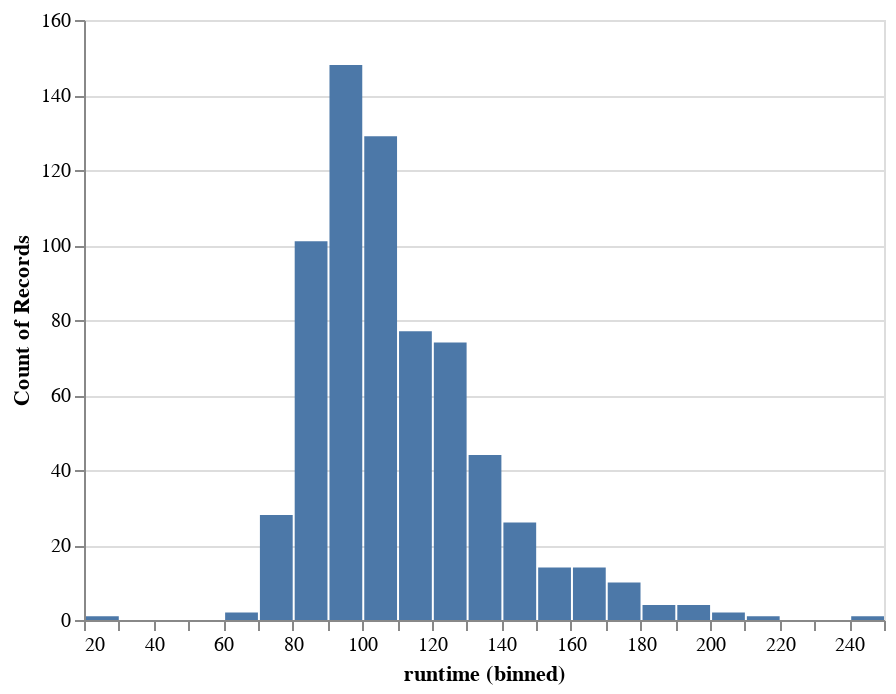

Notebook code for this chart:
### Markdown cell above
Let's recall how to make a histogram,
using the runtime of the movies.

### Code cell
(alt.Chart(movies).mark_bar().encode(
    alt.X('runtime', bin=alt.Bin(maxbins=30)),
    y='count()'))

### Figure 1 — Vega-Lite specification as saved in the notebook (floating-point values rounded to 4 significant figures; data arrays with more than 128 entries replaced by an {"elided": "..."} marker saying what was removed)
{"config": {"view": {"continuousWidth": 400, "continuousHeight": 300}}, "data": {"name": "data-6644c1710a600618c5f9d72a072edb0a"}, "mark": "bar", "encoding": {"x": {"type": "quantitative", "bin": {"maxbins": 30}, "field": "runtime"}, "y": {"type": "quantitative", "aggregate": "count"}}, "$schema": "https://vega.github.io/schema/vega-lite/v4.8.1.json", "datasets": {"data-6644c1710a600618c5f9d72a072edb0a": {"elided": "680 records"}}}
